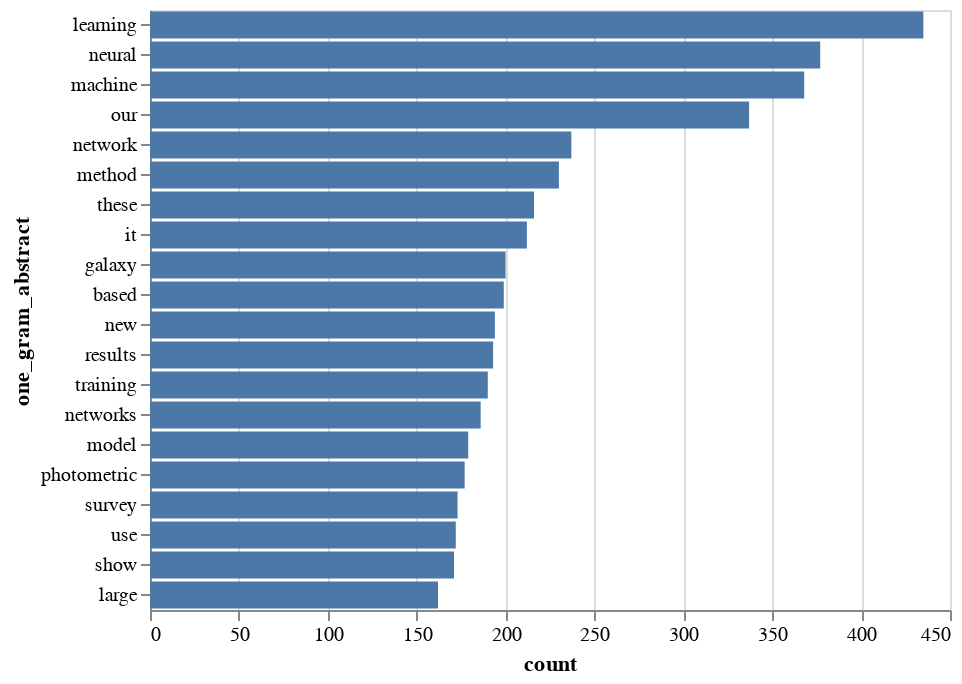

Source (notebook cell):
### Code cell
# 1-gram
one_gram_abstract.most_common(20)

data = pd.DataFrame(one_gram_abstract.most_common(20), columns=["one_gram_abstract", "count"])

alt.Chart(data).mark_bar().encode(
    x='count',
    y=alt.Y('one_gram_abstract', sort=alt.SortField(field="freq", op="sum", order="ascending")), 
)

### Figure 1 — Vega-Lite specification as saved in the notebook (floating-point values rounded to 4 significant figures)
{"$schema": "https://vega.github.io/schema/vega-lite/v2.4.3.json", "config": {"view": {"height": 300, "width": 400}}, "data": {"values": [{"count": 435, "one_gram_abstract": "learning"}, {"count": 377, "one_gram_abstract": "neural"}, {"count": 368, "one_gram_abstract": "machine"}, {"count": 337, "one_gram_abstract": "our"}, {"count": 237, "one_gram_abstract": "network"}, {"count": 230, "one_gram_abstract": "method"}, {"count": 216, "one_gram_abstract": "these"}, {"count": 212, "one_gram_abstract": "it"}, {"count": 200, "one_gram_abstract": "galaxy"}, {"count": 199, "one_gram_abstract": "based"}, {"count": 194, "one_gram_abstract": "new"}, {"count": 193, "one_gram_abstract": "results"}, {"count": 190, "one_gram_abstract": "training"}, {"count": 186, "one_gram_abstract": "networks"}, {"count": 179, "one_gram_abstract": "model"}, {"count": 177, "one_gram_abstract": "photometric"}, {"count": 173, "one_gram_abstract": "survey"}, {"count": 172, "one_gram_abstract": "use"}, {"count": 171, "one_gram_abstract": "show"}, {"count": 162, "one_gram_abstract": "large"}]}, "encoding": {"x": {"field": "count", "type": "quantitative"}, "y": {"field": "one_gram_abstract", "sort": {"field": "freq", "op": "sum", "order": "ascending"}, "type": "nominal"}}, "mark": "bar"}
